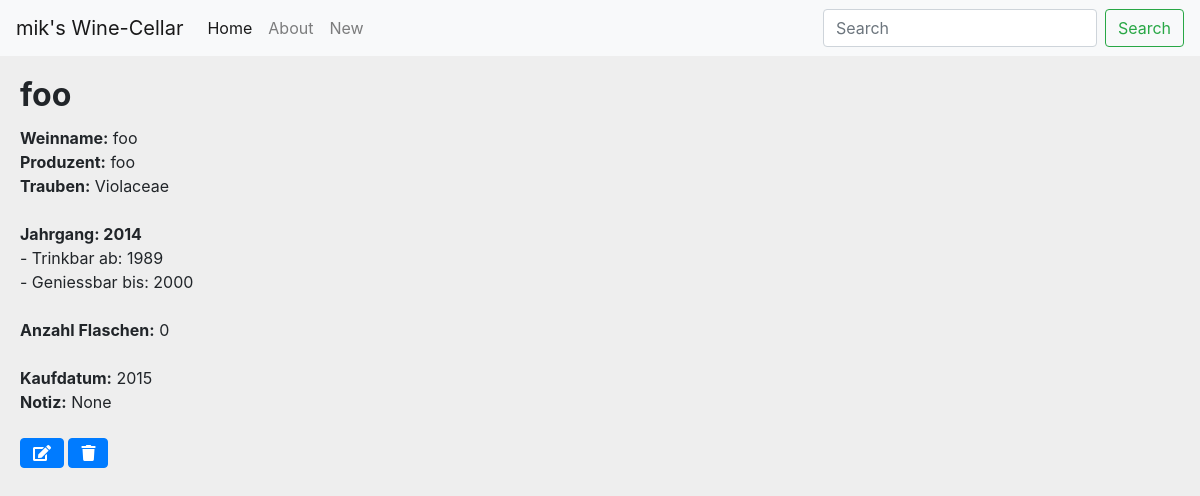
The page /wine/16 on the database its author committed.
### wine/models.py (models this page shows)
class Wine(models.Model):
    winename = models.CharField(max_length=200)
    producer = models.CharField(max_length=200)
    grapes = models.CharField(max_length=200)
    year = models.CharField(max_length=200)
    country = models.CharField(max_length=200, null=True,)
    region = models.CharField(max_length=200, null=True,)
    purchase = models.CharField(max_length=200, null=True,)
    notes = models.CharField(max_length=400, null=True,)
    drinkfrom = models.CharField(max_length=200)
    drinkto = models.CharField(max_length=200)
    nmbrbottles = models.IntegerField()
    entrydate = models.DateTimeField('date published', null=True,)
    editdate = models.DateTimeField(null=True,)

### wine/views.py (the view)
# urls.py: path('wine/<int:pk>', WineDetailView.as_view(), name='wine_detail'),
class WineDetailView(DetailView):
    model = Wine

### wine/templates/wine/wine_detail.html (shortened to what this page needs)
{% extends "./base.html" %}
{% block content %}
  <div class="card-body">
      <h2 class="card-title"><b>{{ wine.winename }}</b></h2>
    <div class="card-text">
        <b>Weinname:</b>      {{ wine.winename }}<br>
        <b>Produzent:</b> {{ wine.producer }}<br>
        <b>Trauben:</b> {{ wine.grapes }}<br><br>
        <b>Jahrgang: {{ wine.year }}</b><br>
           - Trinkbar ab: {{ wine.drinkfrom }}<br>
           - Geniessbar bis: {{ wine.drinkto }}<br>
        <br>
        <b>Anzahl Flaschen:</b> {{ wine.nmbrbottles }}<br>
      <br>
        <b>Kaufdatum:</b> {{ wine.purchase }}<br>
        <b>Notiz:</b> {{ wine.notes }}
      <br><br>
        <a href="{% url "wine_edit" wine.id %}" class="btn btn-primary"><i class="fas fa-edit"></i></a>
        <a href="{% url "wine_delete" wine.id %}" class="btn btn-primary"><i class="fas fa-trash"></i></a>
  </div>
  </div>
{% endblock %}

### wine/static/wine/style.css (style rules this page uses)
body,html { background-color: #eee; }
a { color: black; font-color: black; text-decoration: none; }
a, a:link, visited { font-color: black; text-decoration: none; }

### rows shown on the page
Wine: winename "foo", producer "foo", grapes "Violaceae", year "2014", drinkfrom "1989", drinkto "2000", nmbrbottles "0", purchase "2015", notes "None"
